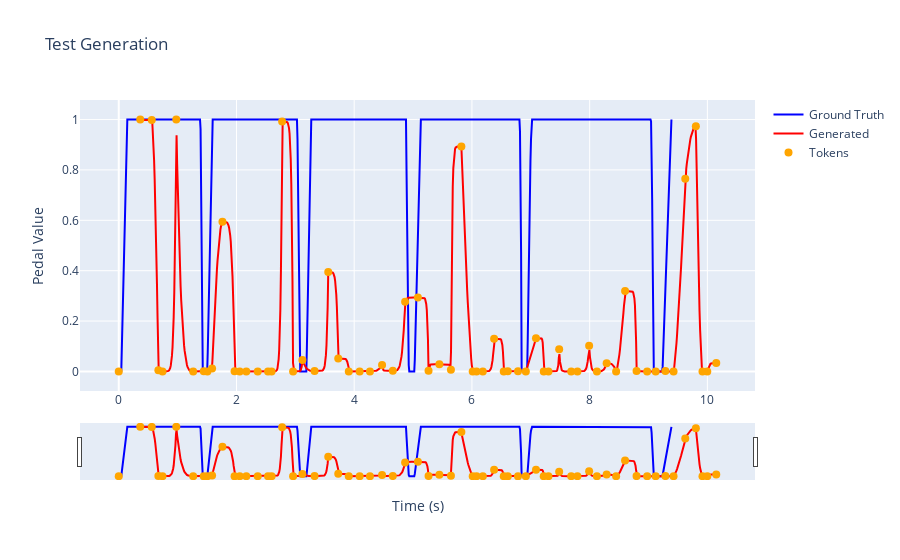

The cell this chart's notebook holds for it:
### Code cell
notes, tokens = dataset[0]
generated_tokens = generate(model, notes, max_length=127, device=device)
generated_segs = tokens_to_segs(generated_tokens)
ground_truth_segs = tokens_to_segs(tokens)
fig = plot_list(ground_truth_segs, generated_segs, title='Test Generation', tokens=generated_tokens)
fig.show()
print(f"{len(generated_tokens)} tokens generated")
print(f"{len(tokens)} gt tokens")

### Figure 1 — Plotly figure (JSON) as saved in the notebook; plotly's stock layout.template omitted (floating-point values rounded to 4 significant figures; data arrays with more than 128 entries replaced by an {"elided": "..."} marker saying what was removed)
{"data": [{"line": {"color": "blue", "width": 2}, "mode": "lines", "name": "Ground Truth", "type": "scatter", "x": {"elided": "1000 float values"}, "y": {"elided": "1000 float values"}}, {"line": {"color": "red", "width": 2}, "mode": "lines", "name": "Generated", "type": "scatter", "x": {"elided": "1000 float values"}, "y": {"elided": "1000 float values"}}, {"marker": {"color": "orange", "size": 8}, "mode": "markers", "name": "Tokens", "type": "scatter", "x": [0, 0.3652, 0.5606, 0.6733, 0.743, 0.9774, 1.265, 1.444, 1.506, 1.586, 1.762, 1.968, 2.055, 2.167, 2.361, 2.536, 2.596, 2.776, 2.962, 3.12, 3.327, 3.559, 3.729, 3.908, 4.093, 4.267, 4.473, 4.656, 4.865, 5.082, 5.263, 5.447, 5.643, 5.821, 6.013, 6.079, 6.185, 6.377, 6.54, 6.609, 6.782, 6.916, 7.088, 7.22, 7.3, 7.482, 7.687, 7.792, 7.991, 8.123, 8.289, 8.45, 8.602, 8.797, 8.977, 9.121, 9.287, 9.425, 9.624, 9.804, 9.917, 9.998, 10.15], "y": [0, 1.0, 0.9982, 0.004427, 6.516e-07, 1.0, 0.0001627, 0.0007781, 1.271e-05, 0.01179, 0.5943, 0.0004627, 2.925e-07, 5.71e-14, 4.795e-08, 2.46e-17, 8.941e-12, 0.9921, 2.721e-13, 0.04548, 0.001855, 0.3949, 0.0515, 6.981e-06, 5.33e-06, 1.175e-38, 0.02573, 0.002429, 0.2764, 0.2933, 0.002886, 0.02886, 0.006999, 0.8931, 1.41e-07, 3.533e-05, 2.416e-08, 0.1301, 5.378e-06, 0.0003594, 0.0003968, 1.426e-10, 0.1322, 1.427e-05, 7.307e-05, 0.08771, 0.0001008, 2.664e-10, 0.1019, 7.025e-11, 0.03303, 1.505e-13, 0.3193, 0.001418, 4.886e-06, 3.038e-06, 0.001797, 8.193e-25, 0.7652, 0.9732, 5.543e-09, 9.554e-06, 0.03335]}], "layout": {"hovermode": "x unified", "title": {"text": "Test Generation"}, "xaxis": {"rangeslider": {"visible": true}, "title": {"text": "Time (s)"}}, "yaxis": {"title": {"text": "Pedal Value"}}}}
